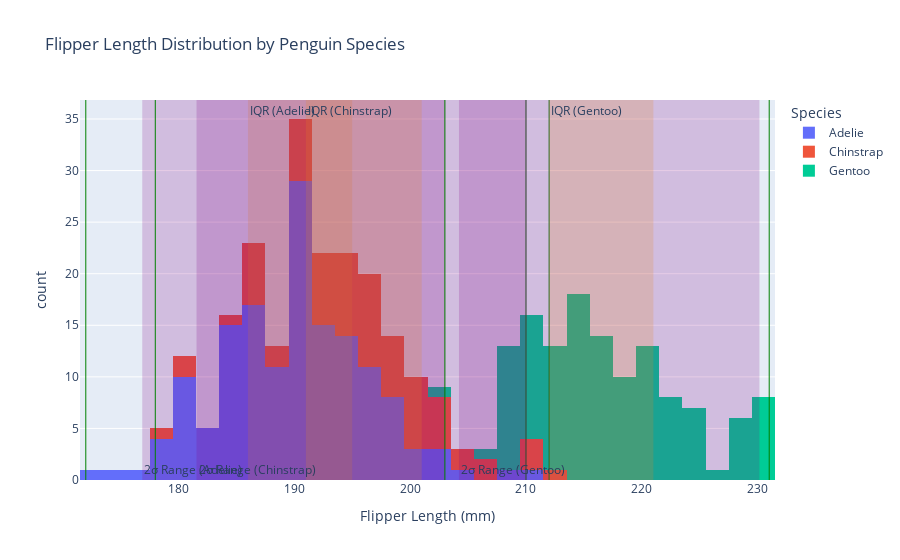

Notebook cell for this chart:
### Code cell
import pandas as pd
import plotly.express as px

# Load the dataset
url = "https://raw.githubusercontent.com/mwaskom/seaborn-data/master/penguins.csv"
df = pd.read_csv(url)

# Create the histogram
fig = px.histogram(
    df, 
    x="flipper_length_mm", 
    color="species", 
    title="Flipper Length Distribution by Penguin Species",
    labels={"flipper_length_mm": "Flipper Length (mm)", "species": "Species"},
    nbins=30
)

# Calculate statistics for each species
species_stats = df.groupby('species')['flipper_length_mm'].agg(
    ['mean', 'median', 'std', 'min', 'max', 'quantile']
).rename(columns={'quantile': 'q25', 'quantile': 'q75'})

# Calculate additional quantiles
species_stats['q25'] = df.groupby('species')['flipper_length_mm'].quantile(0.25)
species_stats['q75'] = df.groupby('species')['flipper_length_mm'].quantile(0.75)

# Add vertical lines and rectangles for range, IQR, and 2σ from the mean
for species, stats in species_stats.iterrows():
    mean_value = stats['mean']
    median_value = stats['median']
    std_value = stats['std']
    min_value = stats['min']
    max_value = stats['max']
    q25_value = stats['q25']
    q75_value = stats['q75']
    std_lower = mean_value - 2 * std_value
    std_upper = mean_value + 2 * std_value

    # Add lines for min and max (Range)
    fig.add_vline(x=min_value, line=dict(color='green', width=1, dash='solid'))
    fig.add_vline(x=max_value, line=dict(color='green', width=1, dash='solid'))

    # Add rectangle for IQR (25th to 75th percentile)
    fig.add_vrect(
        x0=q25_value, x1=q75_value,
        fillcolor='orange', opacity=0.2, line_width=0,
        annotation_text=f"IQR ({species})", annotation_position="top left"
    )

    # Add rectangle for 2 standard deviations from mean
    fig.add_vrect(
        x0=std_lower, x1=std_upper,
        fillcolor='purple', opacity=0.2, line_width=0,
        annotation_text=f"2σ Range ({species})", annotation_position="bottom left"
    )

# Show the plot
fig.show()

### Figure 1 — Plotly figure (JSON) as saved in the notebook; plotly's stock layout.template omitted (floating-point values rounded to 4 significant figures; data arrays with more than 128 entries replaced by an {"elided": "..."} marker saying what was removed)
{"data": [{"alignmentgroup": "True", "bingroup": "x", "hovertemplate": "Species=Adelie<br>Flipper Length (mm)=%{x}<br>count=%{y}<extra></extra>", "legendgroup": "Adelie", "marker": {"color": "#636efa", "pattern": {"shape": ""}}, "name": "Adelie", "nbinsx": 30, "offsetgroup": "Adelie", "orientation": "v", "showlegend": true, "type": "histogram", "x": {"elided": "152 int values"}, "xaxis": "x", "yaxis": "y"}, {"alignmentgroup": "True", "bingroup": "x", "hovertemplate": "Species=Chinstrap<br>Flipper Length (mm)=%{x}<br>count=%{y}<extra></extra>", "legendgroup": "Chinstrap", "marker": {"color": "#EF553B", "pattern": {"shape": ""}}, "name": "Chinstrap", "nbinsx": 30, "offsetgroup": "Chinstrap", "orientation": "v", "showlegend": true, "type": "histogram", "x": [192, 196, 193, 188, 197, 198, 178, 197, 195, 198, 193, 194, 185, 201, 190, 201, 197, 181, 190, 195, 181, 191, 187, 193, 195, 197, 200, 200, 191, 205, 187, 201, 187, 203, 195, 199, 195, 210, 192, 205, 210, 187, 196, 196, 196, 201, 190, 212, 187, 198, 199, 201, 193, 203, 187, 197, 191, 203, 202, 194, 206, 189, 195, 207, 202, 193, 210, 198], "xaxis": "x", "yaxis": "y"}, {"alignmentgroup": "True", "bingroup": "x", "hovertemplate": "Species=Gentoo<br>Flipper Length (mm)=%{x}<br>count=%{y}<extra></extra>", "legendgroup": "Gentoo", "marker": {"color": "#00cc96", "pattern": {"shape": ""}}, "name": "Gentoo", "nbinsx": 30, "offsetgroup": "Gentoo", "orientation": "v", "showlegend": true, "type": "histogram", "x": [211, 230, 210, 218, 215, 210, 211, 219, 209, 215, 214, 216, 214, 213, 210, 217, 210, 221, 209, 222, 218, 215, 213, 215, 215, 215, 216, 215, 210, 220, 222, 209, 207, 230, 220, 220, 213, 219, 208, 208, 208, 225, 210, 216, 222, 217, 210, 225, 213, 215, 210, 220, 210, 225, 217, 220, 208, 220, 208, 224, 208, 221, 214, 231, 219, 230, 214, 229, 220, 223, 216, 221, 221, 217, 216, 230, 209, 220, 215, 223, 212, 221, 212, 224, 212, 228, 218, 218, 212, 230, 218, 228, 212, 224, 214, 226, 216, 222, 203, 225, 219, 228, 215, 228, 216, 215, 210, 219, 208, 209, 216, 229, 213, 230, 217, 230, 217, 222, 214, null, 215, 222, 212, 213], "xaxis": "x", "yaxis": "y"}], "layout": {"annotations": [{"showarrow": false, "text": "IQR (Adelie)", "x": 186, "xanchor": "left", "xref": "x", "y": 1, "yanchor": "top", "yref": "y domain"}, {"showarrow": false, "text": "2σ Range (Adelie)", "x": 176.9, "xanchor": "left", "xref": "x", "y": 0, "yanchor": "bottom", "yref": "y domain"}, {"showarrow": false, "text": "IQR (Chinstrap)", "x": 191, "xanchor": "left", "xref": "x", "y": 1, "yanchor": "top", "yref": "y domain"}, {"showarrow": false, "text": "2σ Range (Chinstrap)", "x": 181.6, "xanchor": "left", "xref": "x", "y": 0, "yanchor": "bottom", "yref": "y domain"}, {"showarrow": false, "text": "IQR (Gentoo)", "x": 212, "xanchor": "left", "xref": "x", "y": 1, "yanchor": "top", "yref": "y domain"}, {"showarrow": false, "text": "2σ Range (Gentoo)", "x": 204.2, "xanchor": "left", "xref": "x", "y": 0, "yanchor": "bottom", "yref": "y domain"}], "barmode": "relative", "legend": {"title": {"text": "Species"}, "tracegroupgap": 0}, "shapes": [{"line": {"color": "green", "dash": "solid", "width": 1}, "type": "line", "x0": 172, "x1": 172, "xref": "x", "y0": 0, "y1": 1, "yref": "y domain"}, {"line": {"color": "green", "dash": "solid", "width": 1}, "type": "line", "x0": 210, "x1": 210, "xref": "x", "y0": 0, "y1": 1, "yref": "y domain"}, {"fillcolor": "orange", "line": {"width": 0}, "opacity": 0.2, "type": "rect", "x0": 186, "x1": 195, "xref": "x", "y0": 0, "y1": 1, "yref": "y domain"}, {"fillcolor": "purple", "line": {"width": 0}, "opacity": 0.2, "type": "rect", "x0": 176.9, "x1": 203.0, "xref": "x", "y0": 0, "y1": 1, "yref": "y domain"}, {"line": {"color": "green", "dash": "solid", "width": 1}, "type": "line", "x0": 178, "x1": 178, "xref": "x", "y0": 0, "y1": 1, "yref": "y domain"}, {"line": {"color": "green", "dash": "solid", "width": 1}, "type": "line", "x0": 212, "x1": 212, "xref": "x", "y0": 0, "y1": 1, "yref": "y domain"}, {"fillcolor": "orange", "line": {"width": 0}, "opacity": 0.2, "type": "rect", "x0": 191, "x1": 201, "xref": "x", "y0": 0, "y1": 1, "yref": "y domain"}, {"fillcolor": "purple", "line": {"width": 0}, "opacity": 0.2, "type": "rect", "x0": 181.6, "x1": 210.1, "xref": "x", "y0": 0, "y1": 1, "yref": "y domain"}, {"line": {"color": "green", "dash": "solid", "width": 1}, "type": "line", "x0": 203, "x1": 203, "xref": "x", "y0": 0, "y1": 1, "yref": "y domain"}, {"line": {"color": "green", "dash": "solid", "width": 1}, "type": "line", "x0": 231, "x1": 231, "xref": "x", "y0": 0, "y1": 1, "yref": "y domain"}, {"fillcolor": "orange", "line": {"width": 0}, "opacity": 0.2, "type": "rect", "x0": 212, "x1": 221, "xref": "x", "y0": 0, "y1": 1, "yref": "y domain"}, {"fillcolor": "purple", "line": {"width": 0}, "opacity": 0.2, "type": "rect", "x0": 204.2, "x1": 230.2, "xref": "x", "y0": 0, "y1": 1, "yref": "y domain"}], "title": {"text": "Flipper Length Distribution by Penguin Species"}, "xaxis": {"anchor": "y", "domain": [0, 1], "title": {"text": "Flipper Length (mm)"}}, "yaxis": {"anchor": "x", "domain": [0, 1], "title": {"text": "count"}}}}
